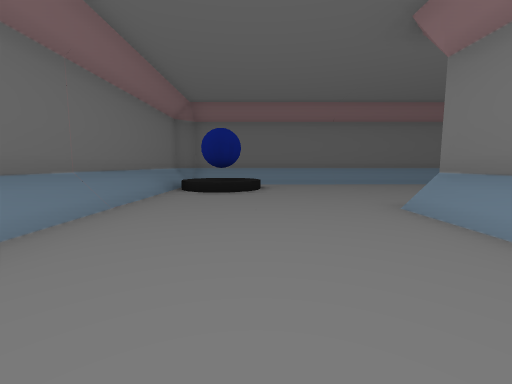
View 1 (above)

24 first-person views from a walk through a 3-D level made in the Godot game engine. The camera is 1.2 m above the floor, tilts 6° down and sees 90° across. The floor is counted in squares, 2 m on a side. Each view is taken from the middle of a square. On the plan, view 1 faces up. The plan holds only what a view shows up to about 9 squares ahead; the rest is blank. The place goes on beyond the plan.

View 2
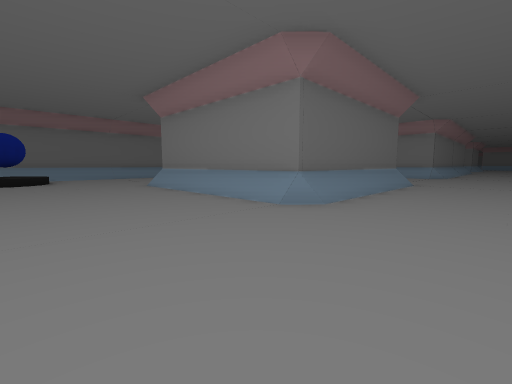

View 3
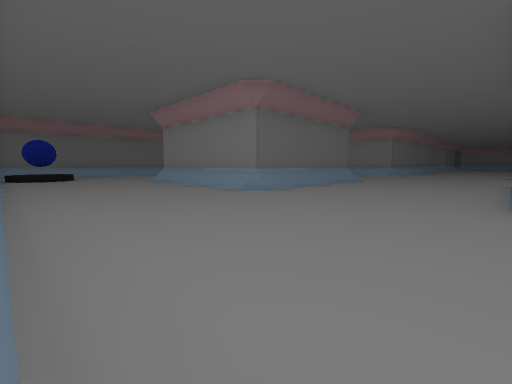

View 4
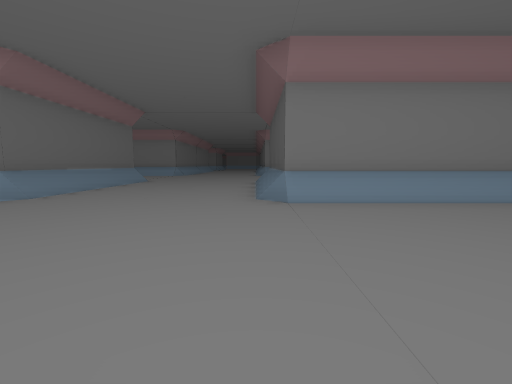

View 5
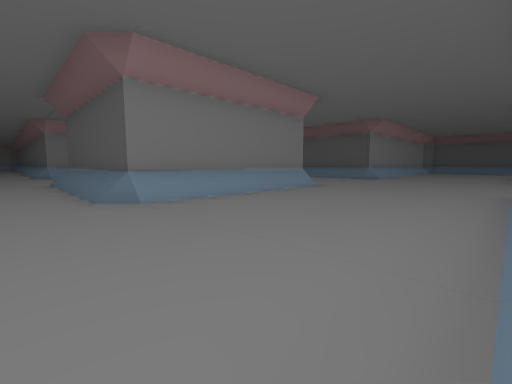

View 6
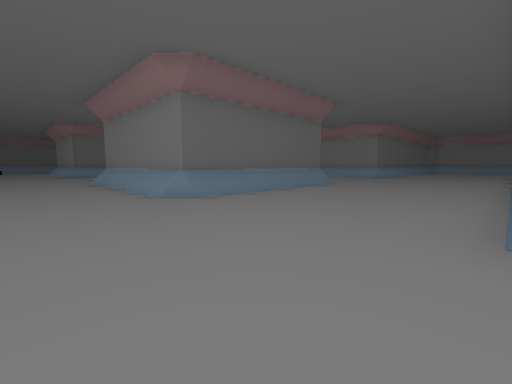

View 7
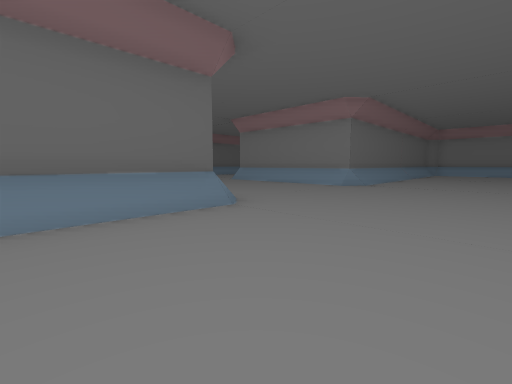

View 8
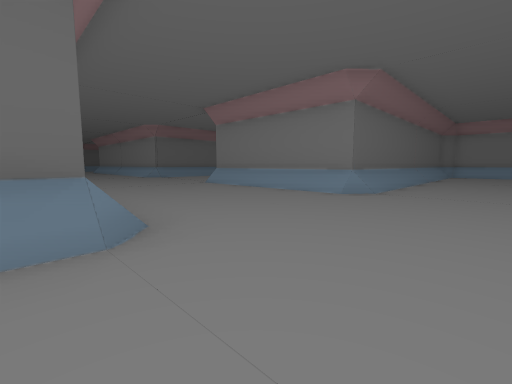

View 9
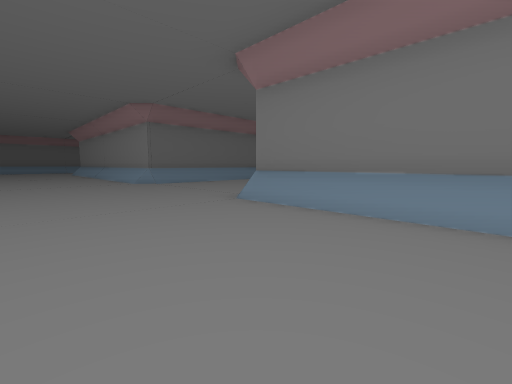

View 10
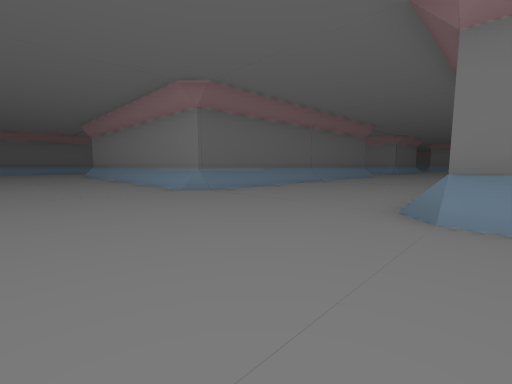

View 11
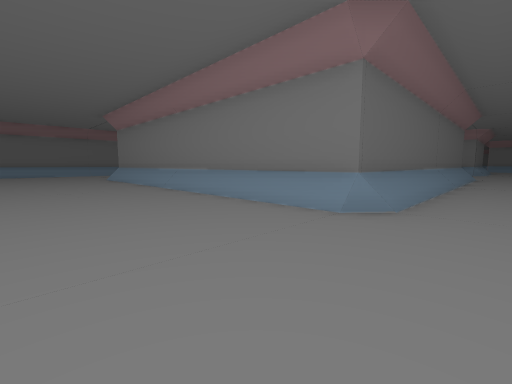

View 12
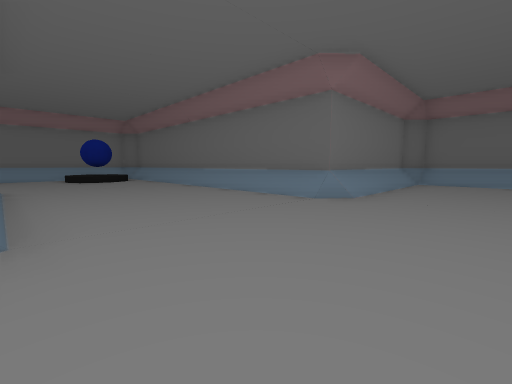

View 13
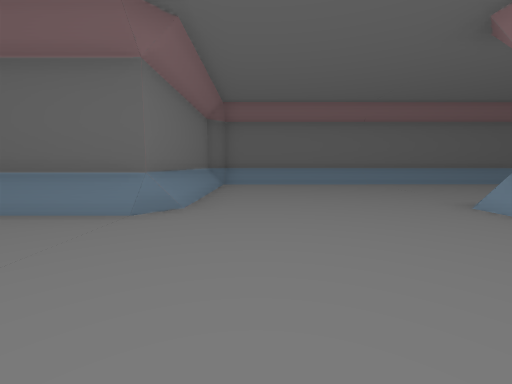

View 14
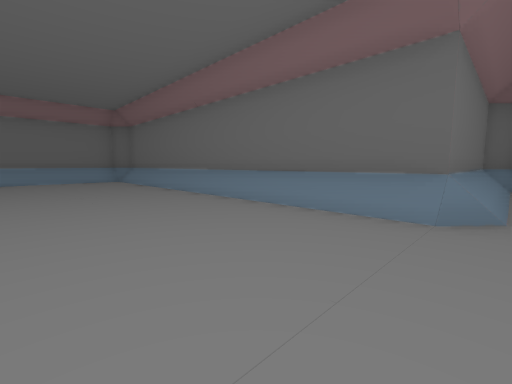

View 15
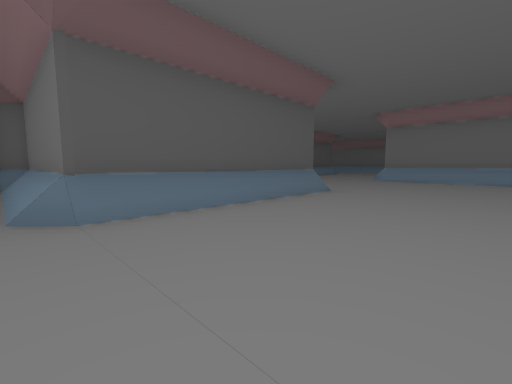

View 16
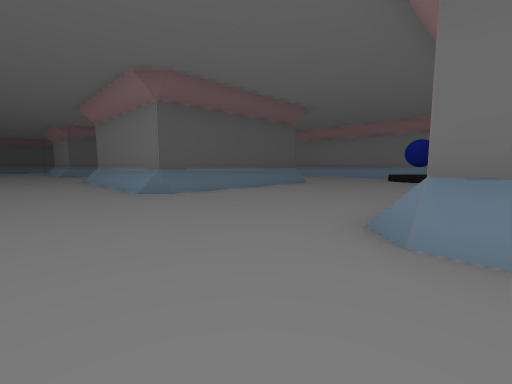

View 17
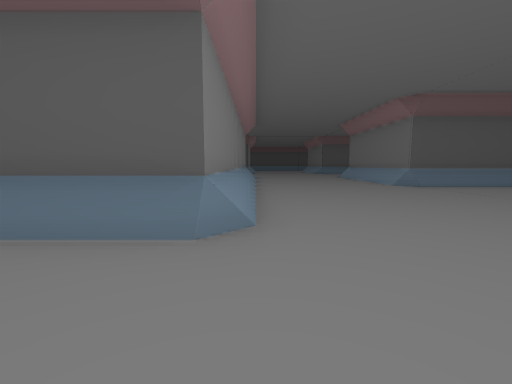

View 18
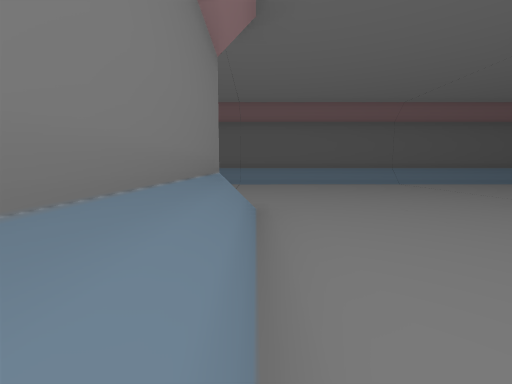

View 19
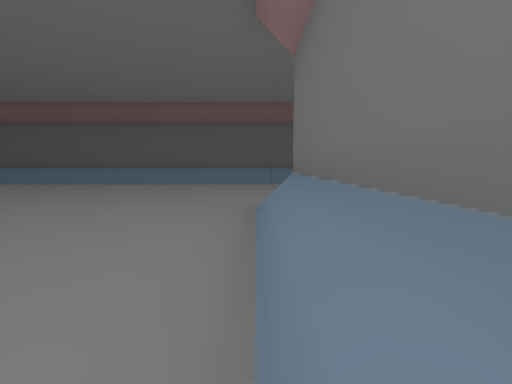

View 20
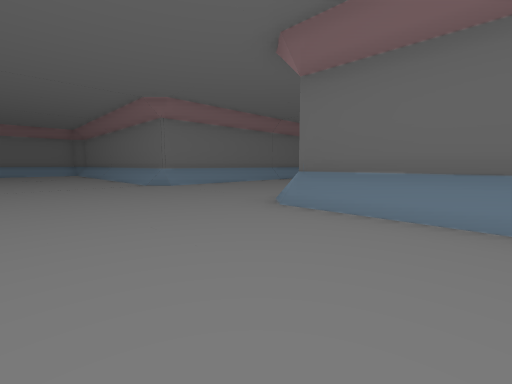

View 21
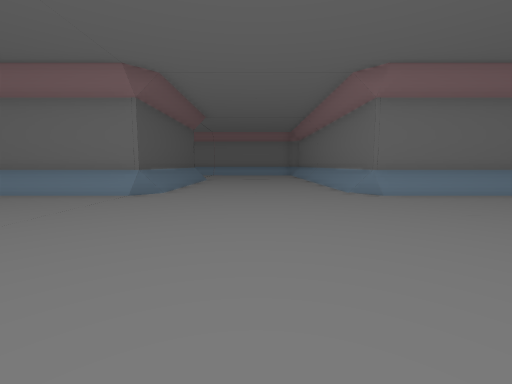

View 22
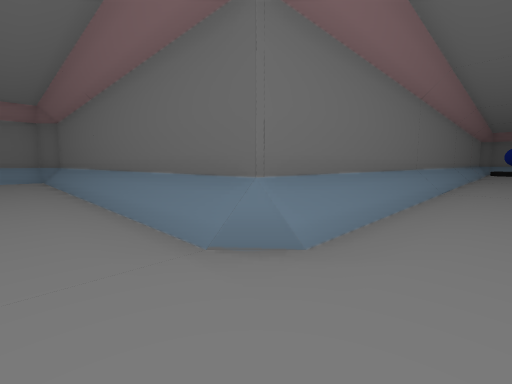

View 23
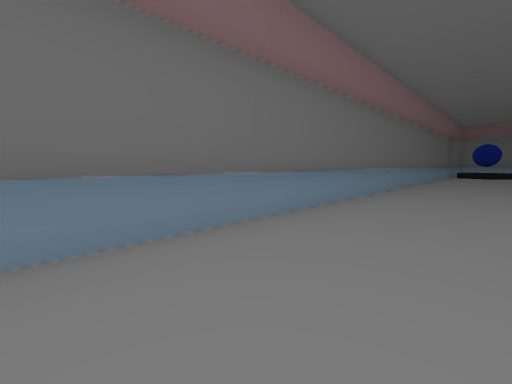

View 24
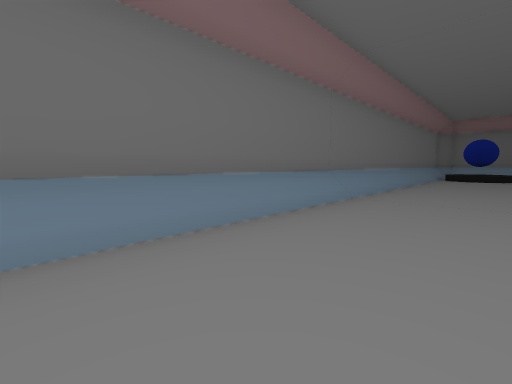

### Floor plan
Key: @ floor where view 1 was taken; # wall or solid block; x gap in a wall; . floor; / step, stairs or slope; O other object.
Columns run from 7 left of view 1 to 18 right of it. Each row starts with its distance up from view 1.
 19                         ##
 18                         #/
 17                         #/
 16                         #/
 15                         #/
 14               ###########x
 13               #//////////.
 12               #/..........
 11               #/..........
 10               #/..........
  9     ###########/.../ ....#
  8     #//////////..../######
  7     #/O/.........../#   #/
  6     #/O/.........../#   #/
  5     #/............./#   #/
  4     #/.../#......../#   ##
  3     #/.../##### .../#
  2     #/.../#   #/.../#
  1     #/.../#   #/.../#
  0     #/.@./#   #/.../#
 -1     #/.../#####/.../######
 -2     #/..../////.....//////
 -3     #/....................
 -4     #/....................
 -5     #/....................
 -6     #/.../#......../#...
 -7     #/.../##### .../#
 -8     #/.../#   #/.../#
 -9     #/.../#   #/.../#
-10     #/.../#   #/.../#
-11 #####/.../#####/.../#####
-12 /////...../////.....//////
-13 ..........................
-14 ..........................
-15 .........................
-16  ......... /////////////
-17  #### ..   #############

Where each view was taken, in squares from view 1:
view 1: 0 up, 0 right, facing up
view 2: 4 down, 1 left, facing up-right
view 3: 6 down, 2 left, facing up-right
view 4: 6 down, 2 left, facing right
view 5: 5 down, 2 left, facing down-right
view 6: 16 down, 0 right, facing up-right
view 7: 15 down, 5 right, facing up-right
view 8: 14 down, 7 right, facing up-right
view 9: 10 down, 9 right, facing up-right
view 10: 7 down, 9 right, facing up-right
view 11: 3 down, 9 right, facing up-right
view 12: 4 up, 10 right, facing up-left
view 13: 5 up, 9 right, facing up
view 14: 10 up, 18 right, facing up-left
view 15: 12 up, 18 right, facing down-left
view 16: 9 up, 10 right, facing down-left
view 17: 11 up, 12 right, facing down
view 18: 8 down, 12 right, facing down
view 19: 8 down, 8 right, facing down
view 20: 15 down, 5 right, facing up-left
view 21: 14 down, 3 right, facing left
view 22: 13 down, 1 left, facing up-left
view 23: 9 down, 0 right, facing up-left
view 24: 6 down, 0 right, facing up-left
